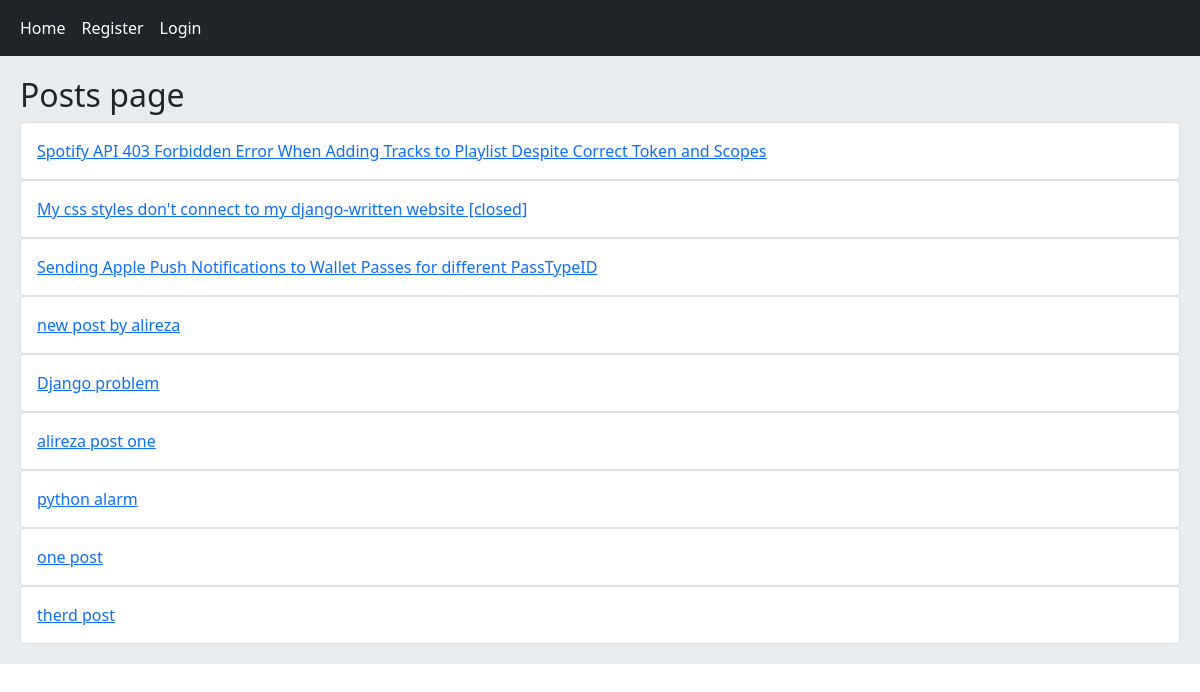
The page / on the database its author committed.
### home/models.py (models this page shows, shortened)
class Post(models.Model):
    user=models.ForeignKey(User,on_delete=models.CASCADE,related_name='posts')
    title=models.CharField(max_length=300,null=True)
    body=models.TextField()
    slug=models.SlugField()
    created=models.DateTimeField(auto_now_add=True)
    updated=models.DateTimeField(auto_now=True)
    class Meta:
        ordering=('-created',)
    def get_absolute_url(self):
        return reverse("home:post_detail", args=(self.id,self.slug))

### home/views.py (the view)
# urls.py: path('',views.HomeView.as_view(),name='home'),
class HomeView(View):
    def get(self,request):
        posts=Post.objects.all()
        return render(request,'home/index.html',{'posts':posts})

### home/templates/home/index.html (shortened to what this page needs)
{% extends "base.html" %}
{% block content %}
    <h2>Posts page</h2>
    {% for post in posts  %}
        <div class="card">
            <a href="{{post.get_absolute_url}}" class="card-body"> {{post.title}} </a>
        </div>
    {% endfor %}
{% endblock content %}

### rows shown on the page
Post: title "Spotify API 403 Forbidden Error When Adding Tracks to Playlist Despite Correct Token and Scopes"
Post: title "My css styles don't connect to my django-written website [closed]"
Post: title "Sending Apple Push Notifications to Wallet Passes for different PassTypeID"
Post: title "new post by alireza"
Post: title "Django problem"
Post: title "alireza post one"
Post: title "python alarm"
Post: title "one post"
Post: title "therd post"
